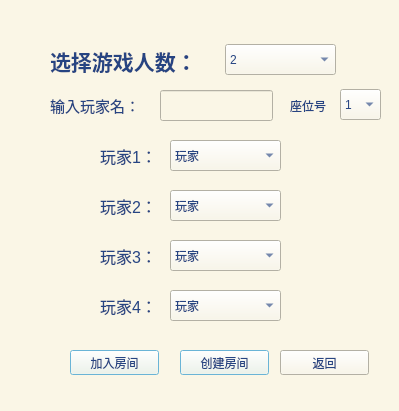
<?xml version="1.0" encoding="UTF-8"?>
<ui version="4.0">
 <class>selectNumPlayer</class>
 <widget class="QMainWindow" name="selectNumPlayer">
  <property name="geometry">
   <rect>
    <x>0</x>
    <y>0</y>
    <width>399</width>
    <height>411</height>
   </rect>
  </property>
  <property name="windowTitle">
   <string>MainWindow</string>
  </property>
  <property name="styleSheet">
   <string notr="true">selection-color: rgb(108, 205, 250);
selection-background-color: rgba(108, 205, 250, 80);
color: rgb(38, 68, 130);
background-color: rgb(250, 246, 230);
border-color: rgb(139, 173, 173);</string>
  </property>
  <widget class="QWidget" name="centralwidget">
   <widget class="QLabel" name="label">
    <property name="geometry">
     <rect>
      <x>50</x>
      <y>40</y>
      <width>161</width>
      <height>41</height>
     </rect>
    </property>
    <property name="font">
     <font>
      <pointsize>16</pointsize>
      <weight>75</weight>
      <bold>true</bold>
     </font>
    </property>
    <property name="text">
     <string>选择游戏人数：</string>
    </property>
   </widget>
   <widget class="QComboBox" name="comboBox">
    <property name="geometry">
     <rect>
      <x>225</x>
      <y>44</y>
      <width>111</width>
      <height>31</height>
     </rect>
    </property>
    <item>
     <property name="text">
      <string>2</string>
     </property>
    </item>
    <item>
     <property name="text">
      <string>3</string>
     </property>
    </item>
    <item>
     <property name="text">
      <string>4</string>
     </property>
    </item>
   </widget>
   <widget class="QPushButton" name="CreateBtn">
    <property name="geometry">
     <rect>
      <x>180</x>
      <y>350</y>
      <width>89</width>
      <height>25</height>
     </rect>
    </property>
    <property name="text">
     <string>创建房间</string>
    </property>
    <property name="default">
     <bool>true</bool>
    </property>
   </widget>
   <widget class="QLabel" name="label_2">
    <property name="geometry">
     <rect>
      <x>100</x>
      <y>140</y>
      <width>101</width>
      <height>31</height>
     </rect>
    </property>
    <property name="font">
     <font>
      <pointsize>12</pointsize>
      <weight>50</weight>
      <bold>false</bold>
     </font>
    </property>
    <property name="text">
     <string>玩家1：</string>
    </property>
   </widget>
   <widget class="QLabel" name="label_3">
    <property name="geometry">
     <rect>
      <x>50</x>
      <y>80</y>
      <width>101</width>
      <height>51</height>
     </rect>
    </property>
    <property name="font">
     <font>
      <pointsize>11</pointsize>
      <weight>50</weight>
      <bold>false</bold>
     </font>
    </property>
    <property name="text">
     <string>输入玩家名：</string>
    </property>
   </widget>
   <widget class="QLabel" name="label_4">
    <property name="geometry">
     <rect>
      <x>100</x>
      <y>190</y>
      <width>101</width>
      <height>31</height>
     </rect>
    </property>
    <property name="font">
     <font>
      <pointsize>12</pointsize>
      <weight>50</weight>
      <bold>false</bold>
     </font>
    </property>
    <property name="text">
     <string>玩家2：</string>
    </property>
   </widget>
   <widget class="QLabel" name="label_5">
    <property name="geometry">
     <rect>
      <x>100</x>
      <y>240</y>
      <width>101</width>
      <height>31</height>
     </rect>
    </property>
    <property name="font">
     <font>
      <pointsize>12</pointsize>
      <weight>50</weight>
      <bold>false</bold>
     </font>
    </property>
    <property name="text">
     <string>玩家3：</string>
    </property>
   </widget>
   <widget class="QLabel" name="label_7">
    <property name="geometry">
     <rect>
      <x>100</x>
      <y>290</y>
      <width>101</width>
      <height>31</height>
     </rect>
    </property>
    <property name="font">
     <font>
      <pointsize>12</pointsize>
      <weight>50</weight>
      <bold>false</bold>
     </font>
    </property>
    <property name="text">
     <string>玩家4：</string>
    </property>
   </widget>
   <widget class="QPushButton" name="pushButton_2">
    <property name="geometry">
     <rect>
      <x>280</x>
      <y>350</y>
      <width>89</width>
      <height>25</height>
     </rect>
    </property>
    <property name="text">
     <string>返回</string>
    </property>
   </widget>
   <widget class="QPushButton" name="EnterBtn">
    <property name="geometry">
     <rect>
      <x>70</x>
      <y>350</y>
      <width>89</width>
      <height>25</height>
     </rect>
    </property>
    <property name="text">
     <string>加入房间</string>
    </property>
    <property name="default">
     <bool>true</bool>
    </property>
   </widget>
   <widget class="QLineEdit" name="Username">
    <property name="geometry">
     <rect>
      <x>160</x>
      <y>90</y>
      <width>113</width>
      <height>31</height>
     </rect>
    </property>
   </widget>
   <widget class="QLabel" name="label_6">
    <property name="geometry">
     <rect>
      <x>290</x>
      <y>90</y>
      <width>51</width>
      <height>31</height>
     </rect>
    </property>
    <property name="text">
     <string>座位号</string>
    </property>
   </widget>
   <widget class="QComboBox" name="Player1">
    <property name="geometry">
     <rect>
      <x>170</x>
      <y>140</y>
      <width>111</width>
      <height>31</height>
     </rect>
    </property>
    <item>
     <property name="text">
      <string>玩家</string>
     </property>
    </item>
    <item>
     <property name="text">
      <string>机器</string>
     </property>
    </item>
   </widget>
   <widget class="QComboBox" name="Player2">
    <property name="geometry">
     <rect>
      <x>170</x>
      <y>190</y>
      <width>111</width>
      <height>31</height>
     </rect>
    </property>
    <item>
     <property name="text">
      <string>玩家</string>
     </property>
    </item>
    <item>
     <property name="text">
      <string>机器</string>
     </property>
    </item>
   </widget>
   <widget class="QComboBox" name="Player3">
    <property name="geometry">
     <rect>
      <x>170</x>
      <y>240</y>
      <width>111</width>
      <height>31</height>
     </rect>
    </property>
    <item>
     <property name="text">
      <string>玩家</string>
     </property>
    </item>
    <item>
     <property name="text">
      <string>机器</string>
     </property>
    </item>
   </widget>
   <widget class="QComboBox" name="Player4">
    <property name="geometry">
     <rect>
      <x>170</x>
      <y>290</y>
      <width>111</width>
      <height>31</height>
     </rect>
    </property>
    <item>
     <property name="text">
      <string>玩家</string>
     </property>
    </item>
    <item>
     <property name="text">
      <string>机器</string>
     </property>
    </item>
   </widget>
   <widget class="QComboBox" name="Seatid">
    <property name="geometry">
     <rect>
      <x>340</x>
      <y>89</y>
      <width>41</width>
      <height>31</height>
     </rect>
    </property>
    <item>
     <property name="text">
      <string>1</string>
     </property>
    </item>
    <item>
     <property name="text">
      <string>2</string>
     </property>
    </item>
    <item>
     <property name="text">
      <string>3</string>
     </property>
    </item>
    <item>
     <property name="text">
      <string>4</string>
     </property>
    </item>
   </widget>
  </widget>
 </widget>
 <resources/>
 <connections/>
</ui>
